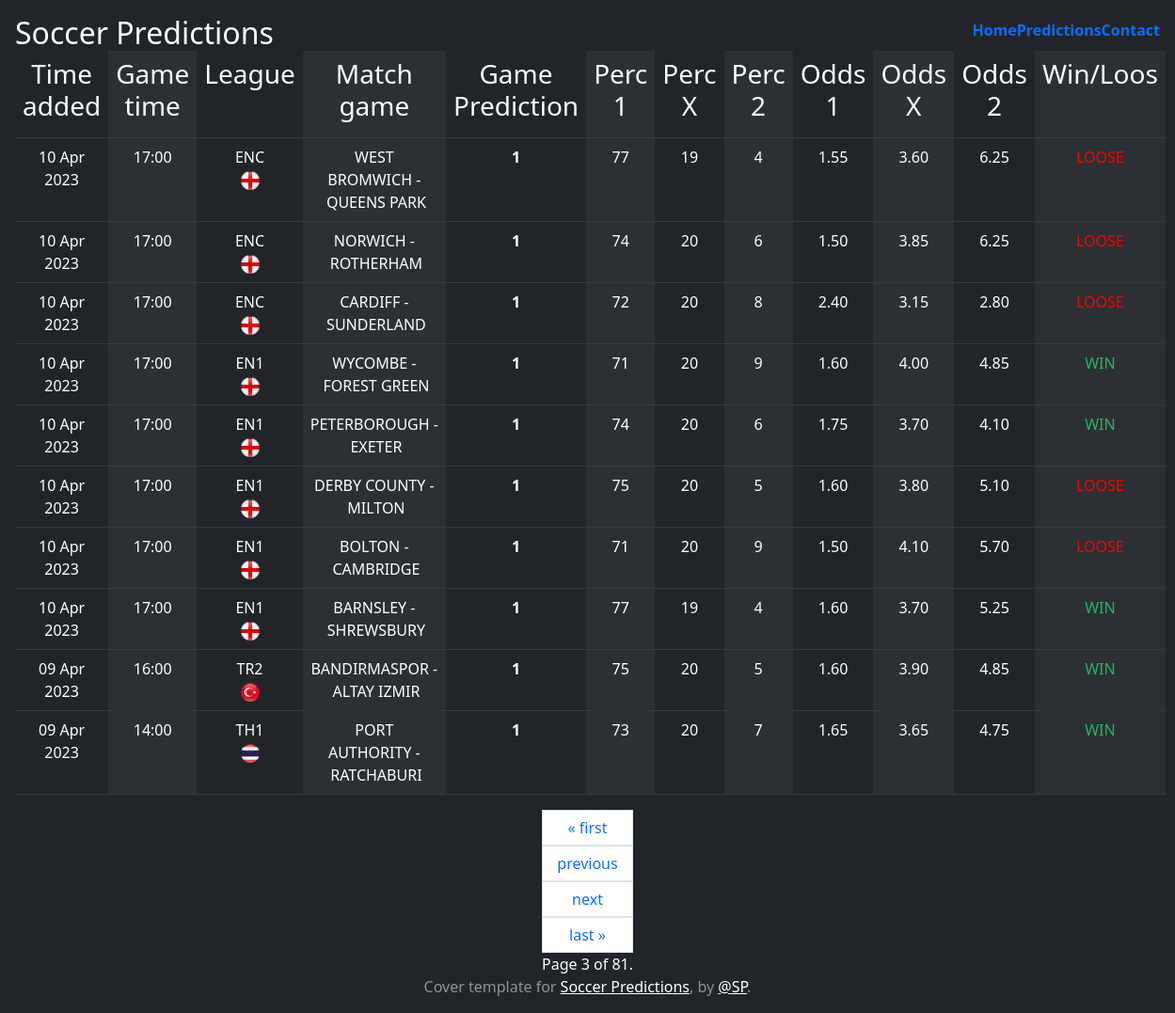
Page /predictions/?page=3 on the committed database.
### soccer_prediction/predictions/models.py (models this page shows)
class MatchGamePrediction(models.Model):
    league = models.CharField(max_length=10)
    time = models.CharField(max_length=10)
    match_game = models.CharField(max_length=30)
    prediction_for_1 = models.PositiveIntegerField()
    prediction_for_x = models.PositiveIntegerField()
    prediction_for_2 = models.PositiveIntegerField()
    general_prediction = models.CharField(max_length=10)
    odds_1 = models.CharField(max_length=10)
    odds_X = models.CharField(max_length=10)
    odds_2 = models.CharField(max_length=10)
    general_prediction_and_outcome = models.CharField(max_length=10, default="UNKNOWN")
    time_added = models.DateTimeField(auto_now_add=True)
    class Meta:
        ordering = ["-time_added", "time", ]

### soccer_prediction/predictions/views.py (the view)
# urls.py: path('predictions/', PredictionsListView.as_view(), name='predictions'),
class PredictionsListView(ListView):
    paginate_by = 10
    model = MatchGamePrediction
    template_name = 'predictions.html'
    def get_paginated_matches(self):
        page = self.request.GET.get('page', 1)
        now = timezone.now()
        match_game_prediction = MatchGamePrediction.objects.all()
        paginator = Paginator(match_game_prediction, self.paginate_by)
        return paginator.get_page(page)
    def get_context_data(self, **kwargs):
        context = super().get_context_data(**kwargs)
        context['match_game_prediction'] = self.get_paginated_matches()
        return context

### templates/predictions.html (shortened to what this page needs)
{% extends 'base.html' %}
{% load static %}
{% block page_content %}
    {% load tz %}
    <body>
    <table class="table table-dark table-striped-columns">
        <tr>
            <td><h3>Time added</h3></td>
            <td><h3>Game time</h3></td>
            <td><h3>League</h3></td>
            <td><h3>Match game</h3></td>
            <td><h3>Game Prediction</h3></td>
            <td><h3>Perc 1</h3></td>
            <td><h3>Perc X</h3></td>
            <td><h3>Perc 2</h3></td>
            <td><h3>Odds 1</h3></td>
            <td><h3>Odds X</h3></td>
            <td><h3>Odds 2</h3></td>
            <td><h3>Win/Loos</h3></td>
        </tr>
        {% for game in match_game_prediction %}
            <tr>
            <td>{{ game.time_added|date:"d M Y" }}</td>
            <td>{{ game.time }}</td>
            <td>{{ game.league }}<br>
                {% if game.league == "ECL" %}
                    <img class="flag" src={% static 'img/ECL.png' %} width="20px" height="20px" alt="flag">
                {% elif game.league == "ECO" %}
                    <img class="flag" src={% static 'img/ECO.png' %} width="20px" height="20px" alt="flag">
                {% elif game.league == "EEL" %}
                    <img class="flag" src={% static 'img/EEL.png' %} width="20px" height="20px" alt="flag">
                {% elif game.league == "ENL" or game.league == "ENP" or game.league == "ENF" or game.league == "ENB" or game.league == "ENC" or game.league == "EN1" or game.league == "EN2" %}
                    <div class="flag-wrapper">
                        <img class="flag" src={% static 'img/eng_flag.png' %} width="20px" height="20px" alt="flag">
                    </div>
                {% elif game.league == "ES1" or game.league == "ES2" or game.league == "ESC" or game.league == "ESS" %}
                    <img src={% static 'img/spain_flag.png' %} width="20" height="20" alt="flag">
                {% elif game.league == "PT1" or game.league == "PT2" or game.league == "PTC" %}
                    <img src={% static 'img/portugal_flag.png' %} width="20" height="20" alt="flag">
                {% elif game.league == "IT1" or game.league == "IT2" or game.league == "ITC" %}
                    <img src={% static 'img/italy_flag.png' %} width="20" height="20" alt="flag">
                {% elif game.league == "NL1" or game.league == "NL2" or game.league == "NLC" %}
                    <img src={% static 'img/netherland_flag.png' %} width="20" height="20" alt="flag">
                {% elif game.league == "BE1" or game.league == "BE2" or game.league == "BEC" %}
                    <img src={% static 'img/belgium_flag.png' %} width="20" height="20" alt="flag">
                {% elif game.league == "FR1" or game.league == "FR2" or game.league == "FRC" %}
                    <img src={% static 'img/france_flag.png' %} width="20" height="20" alt="flag">
                {% elif game.league == "IL1" or game.league == "IL2" or game.league == "ILC" %}
                    <img src={% static 'img/israel_flag.png' %} width="20" height="20" alt="flag">
                {% elif game.league == "GR1" or game.league == "GR2" or game.league == "GRC" %}
                    <img src={% static 'img/greece_flag.png' %} width="20" height="20" alt="flag">
                {% elif game.league == "MX1" or game.league == "MX2" or game.league == "MXC" %}
                    <img src={% static 'img/mexico_flag.png' %} width="20" height="20" alt="flag">
                {% elif game.league == "TR1" or game.league == "TR2" or game.league == "TRC" %}
                    <img src={% static 'img/turkey_flag.png' %} width="20" height="20" alt="flag">
                {% elif game.league == "SCL" or game.league == "SCP" or game.league == "SCF" or game.league == "SCB" or game.league == "SCC" or game.league == "SC1" or game.league == "SC2" %}
                    <img src={% static 'img/scotland_flag.png' %} width="20" height="20" alt="flag">
                {% elif game.league == "CYC" or game.league == "CY1" or game.league == "CY2" %}
                    <img src={% static 'img/cyprus_flag.png' %} width="20" height="20" alt="flag">
                {% elif game.league == "ZAC" or game.league == "ZA1" or game.league == "ZA2" %}
                    <img src={% static 'img/rsa_flag.png' %} width="20" height="20" alt="flag">
                {% elif game.league == "CHC" or game.league == "CH1" or game.league == "CH2" %}
                    <img src={% static 'img/switzerland_flag.png' %} width="20" height="20" alt="flag">
                {% elif game.league == "DEC" or game.league == "DE1" or game.league == "DE2" %}
                    <img src={% static 'img/germany_flag.png' %} width="20" height="20" alt="flag">
                {% elif game.league == "ROC" or game.league == "RO1" or game.league == "RO2" %}
                    <img src={% static 'img/romania_flag.png' %} width="20" height="20" alt="flag">
                {% elif game.league == "CLC" or game.league == "CL1" or game.league == "CL2" %}
                    <img src={% static 'img/chili_flag.png' %} width="20" height="20" alt="flag">
                {% elif game.league == "THC" or game.league == "TH1" or game.league == "TH2" %}
                    <img src={% static 'img/thailand_flag.png' %} width="20" height="20" alt="flag">
                {% elif game.league == "HUC" or game.league == "HU1" or game.league == "HU2" %}
                    <img src={% static 'img/hungary_flag.png' %} width="20" height="20" alt="flag">
                {% elif game.league == "ARC" or game.league == "AR1" or game.league == "AR2" %}
                    <img src={% static 'img/argentina_flag.png' %} width="20" height="20" alt="flag">
                {% elif game.league == "COC" or game.league == "CO1" or game.league == "CO2" %}
                    <img src={% static 'img/columbia_flag.png' %} width="20" height="20" alt="flag">
                {% elif game.league == "HRC" or game.league == "HR1" or game.league == "HR2" %}
                    <img src={% static 'img/croatia2_flag.png' %} width="20" height="20" alt="flag">
                {% elif game.league == "PLC" or game.league == "PL1" or game.league == "PL2" %}
                    <img src={% static 'img/poland_flag.png' %} width="20" height="20" alt="flag">
                {% elif game.league == "CZC" or game.league == "CZ1" or game.league == "CZ2" %}
                    <img src={% static 'img/czech_flag.png' %} width="20" height="20" alt="flag">
                {% elif game.league == "ATC" or game.league == "АТ1" or game.league == "АТ2" %}
                    <img src={% static 'img/austria_flag.png' %} width="20" height="20" alt="flag">
                {% elif game.league == "UYC" or game.league == "UY1" or game.league == "UY2" %}
                    <img src={% static 'img/uruguay_flag.png' %} width="20" height="20" alt="flag">
                {% elif game.league == "RSC" or game.league == "RS1" or game.league == "RS2" %}
                    <img src={% static 'img/serbia_flag.png' %} width="20" height="20" alt="flag">
                {% elif game.league == "BGC" or game.league == "BG1" or game.league == "BG2" %}
                    <img src={% static 'img/bulgaria_flag.png' %} width="20" height="20" alt="flag">
                {% elif game.league == "SKC" or game.league == "SK1" or game.league == "SK2" %}
                    <img src={% static 'img/slovakia_flag.png' %} width="20" height="20" alt="flag">
                {% elif game.league == "SIC" or game.league == "SI1" or game.league == "SI2" %}
                    <img src={% static 'img/slovenia_flag.png' %} width="20" height="20" alt="flag">
                {% elif game.league == "SEC" or game.league == "SE1" or game.league == "SE2" %}
                    <img src={% static 'img/sweden_flag.png' %} width="20" height="20" alt="flag">
                {% elif game.league == "DKC" or game.league == "DK1" or game.league == "DK2" %}
                    <img src={% static 'img/denmark_flag.png' %} width="20" height="20" alt="flag">
                {% elif game.league == "ATC" or game.league == "AT1" or game.league == "AT2" %}
                    <img src={% static 'img/austria_flag.png' %} width="20" height="20" alt="flag">
                {% elif game.league == "RUC" or game.league == "RU1" or game.league == "RU2" %}
                    <img src={% static 'img/russia_flag.png' %} width="20" height="20" alt="flag">
                {% elif game.league == "USC" or game.league == "US1" or game.league == "US2" %}
                    <img src={% static 'img/usa_flag.png' %} width="20" height="20" alt="flag">
                {% elif game.league == "IEC" or game.league == "IE1" or game.league == "IE2" %}
                    <img src={% static 'img/ireland_flag.png' %} width="20" height="20" alt="flag">
                {% elif game.league == "JPC" or game.league == "JP1" or game.league == "JP2" %}
                    <img src={% static 'img/japan_flag.png' %} width="20" height="20" alt="flag">
                {% elif game.league == "BAC" or game.league == "BA1" or game.league == "BA2" %}
                    <img src={% static 'img/bosnia_flag.png' %} width="20" height="20" alt="flag">
                {% elif game.league == "KZC" or game.league == "KZ1" or game.league == "KZ2" %}
                    <img src={% static 'img/kazahstan_flag.png' %} width="20" height="20" alt="flag">
                {% elif game.league == "AZC" or game.league == "AZ1" or game.league == "AZ2" %}
                    <img src={% static 'img/azerbaijan_flag.png' %} width="20" height="20" alt="flag">
                    {% elif game.league == "NOC" or game.league == "NO1" or game.league == "NO2" %}
                    <img src={% static 'img/norway_flag.png' %} width="20" height="20" alt="flag">
                {% else %}
                    <img src={% static 'img/football_flag.png' %} width="20" height="20" alt="flag">
                {% endif %}
            </td>
            <td>{{ game.match_game }}</td>
            <td><b>{{ game.general_prediction }}</b></td>
            <td>{{ game.prediction_for_1 }}</td>
            <td>{{ game.prediction_for_x }}</td>
            <td>{{ game.prediction_for_2 }}</td>
            <td>{{ game.odds_1|floatformat:2 }}</td>
            <td>{{ game.odds_X|floatformat:2 }}</td>
            <td>{{ game.odds_2|floatformat:2 }}</td>
            <td>
                {% if game.general_prediction_and_outcome == "WIN" %}
                    <p style="color:#28B463">WIN</p>
                {% elif game.general_prediction_and_outcome == "LOOSE" %}
                    <p style="color:#FF0000">LOOSE</p>
                {% elif game.general_prediction_and_outcome == "UNKNOWN" %}
                    <p style="color:#CCD1D1">UNKNOWN</p>
                {% endif %}
            </td>
        {% endfor %}
        </tr>
    </table>
    <nav aria-label="Page navigation example">
        <div class="pagination justify-content-center">
    <span>
        {% if match_game_prediction.has_previous %}
            <a class="page-link" href="?page=1">&laquo; first</a>
            <a class="page-link" href="?page={{ match_game_prediction.previous_page_number }}">previous</a>
        {% endif %}
        {% if page_obj.has_next %}
            <a class="page-link" href="?page={{ match_game_prediction.next_page_number }}">next</a>
            <a class="page-link" href="?page={{ match_game_prediction.paginator.num_pages }}">last &raquo;</a>
        {% endif %}
        <span class="page-item">
            Page {{ match_game_prediction.number }} of {{ match_game_prediction.paginator.num_pages }}.
        </span>
    </span>
        </div>
    </nav>
    </body>
{% endblock %}

### rows in the picture
MatchGamePrediction: time_added "10 Apr 2023", time "17:00", league "ENC", match_game "WEST BROMWICH - QUEENS PARK", general_prediction "1", prediction_for_1 "77", prediction_for_x "19", prediction_for_2 "4", odds_1 "1.55", odds_X "3.60", odds_2 "6.25", general_prediction_and_outcome "LOOSE"
MatchGamePrediction: time_added "10 Apr 2023", time "17:00", league "ENC", match_game "NORWICH - ROTHERHAM", general_prediction "1", prediction_for_1 "74", prediction_for_x "20", prediction_for_2 "6", odds_1 "1.50", odds_X "3.85", odds_2 "6.25", general_prediction_and_outcome "LOOSE"
MatchGamePrediction: time_added "10 Apr 2023", time "17:00", league "ENC", match_game "CARDIFF - SUNDERLAND", general_prediction "1", prediction_for_1 "72", prediction_for_x "20", prediction_for_2 "8", odds_1 "2.40", odds_X "3.15", odds_2 "2.80", general_prediction_and_outcome "LOOSE"
MatchGamePrediction: time_added "10 Apr 2023", time "17:00", league "EN1", match_game "WYCOMBE - FOREST GREEN", general_prediction "1", prediction_for_1 "71", prediction_for_x "20", prediction_for_2 "9", odds_1 "1.60", odds_X "4.00", odds_2 "4.85", general_prediction_and_outcome "WIN"
MatchGamePrediction: time_added "10 Apr 2023", time "17:00", league "EN1", match_game "PETERBOROUGH - EXETER", general_prediction "1", prediction_for_1 "74", prediction_for_x "20", prediction_for_2 "6", odds_1 "1.75", odds_X "3.70", odds_2 "4.10", general_prediction_and_outcome "WIN"
MatchGamePrediction: time_added "10 Apr 2023", time "17:00", league "EN1", match_game "DERBY COUNTY - MILTON", general_prediction "1", prediction_for_1 "75", prediction_for_x "20", prediction_for_2 "5", odds_1 "1.60", odds_X "3.80", odds_2 "5.10", general_prediction_and_outcome "LOOSE"
MatchGamePrediction: time_added "10 Apr 2023", time "17:00", league "EN1", match_game "BOLTON - CAMBRIDGE", general_prediction "1", prediction_for_1 "71", prediction_for_x "20", prediction_for_2 "9", odds_1 "1.50", odds_X "4.10", odds_2 "5.70", general_prediction_and_outcome "LOOSE"
MatchGamePrediction: time_added "10 Apr 2023", time "17:00", league "EN1", match_game "BARNSLEY - SHREWSBURY", general_prediction "1", prediction_for_1 "77", prediction_for_x "19", prediction_for_2 "4", odds_1 "1.60", odds_X "3.70", odds_2 "5.25", general_prediction_and_outcome "WIN"
MatchGamePrediction: time_added "09 Apr 2023", time "16:00", league "TR2", match_game "BANDIRMASPOR - ALTAY IZMIR", general_prediction "1", prediction_for_1 "75", prediction_for_x "20", prediction_for_2 "5", odds_1 "1.60", odds_X "3.90", odds_2 "4.85", general_prediction_and_outcome "WIN"
MatchGamePrediction: time_added "09 Apr 2023", time "14:00", league "TH1", match_game "PORT AUTHORITY - RATCHABURI", general_prediction "1", prediction_for_1 "73", prediction_for_x "20", prediction_for_2 "7", odds_1 "1.65", odds_X "3.65", odds_2 "4.75", general_prediction_and_outcome "WIN"

### other values in the picture
{{ match_game_prediction.number }} "3"
{{ match_game_prediction.paginator.num_pages }} "81"
